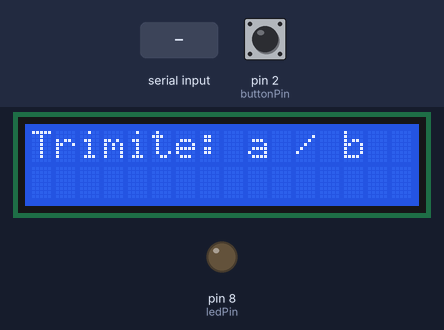
The sketch below on a simulated Arduino Uno, built with avr-gcc and run on an emulated ATmega328P. Parts: 16×2 character LCD, output pins drawn as LEDs (lit = HIGH). The test bench sets the inputs (shaded band); at power-on: pin 2 (buttonPin) LOW. What the sketch prints to the serial monitor is not drawn.

Above: at 1.2 s.
1.3 s: "a" received over Serial
At 1.7 s:
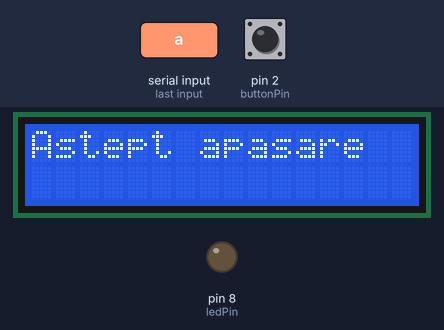
2.8 s: pin 2 (buttonPin) pulled HIGH for 0.15 s
At 4.0 s:
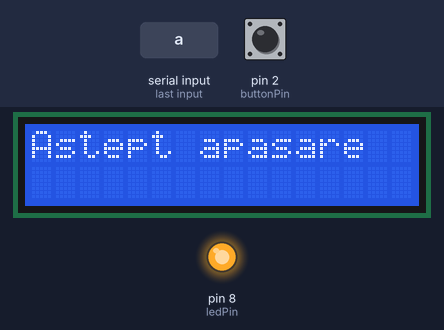
4.4 s: pin 2 (buttonPin) pulled HIGH for 1 s
At 5.2 s:
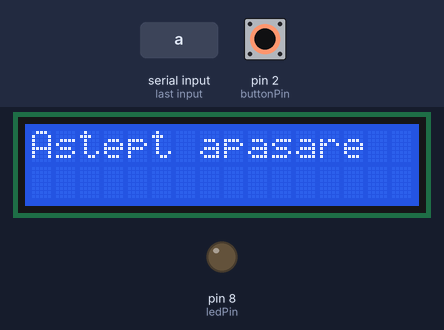
6.9 s: pin 2 (buttonPin) pulled HIGH for 3.2 s
At 8.3 s:
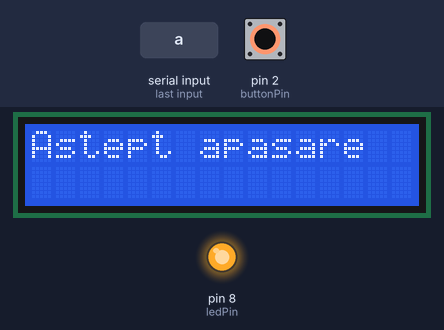
11.6 s: "b" received over Serial
At 12.0 s:
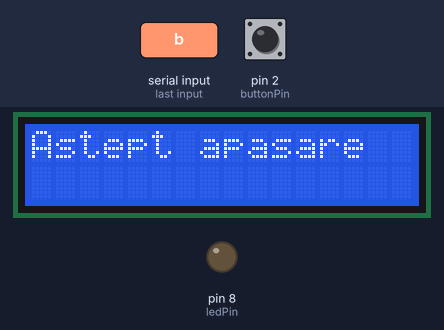
Timing chart, 0 to 14.1 s (numbered marks = the images above; inputs shaded):
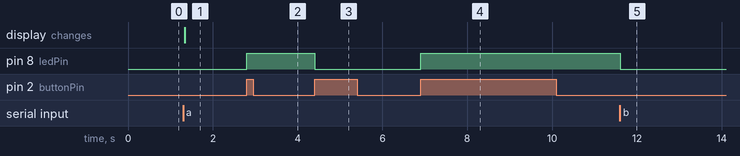

The sketch:

isr_proiect_final.ino
```cpp
#include <Wire.h>
#include <LiquidCrystal_I2C.h>

const int buttonPin = 2;
const int ledPin = 8;

volatile bool triggered = false;
volatile unsigned long lastInterruptTime = 0;

unsigned long t0 = 0, t1 = 0, delta = 0;
unsigned int countMode1 = 0;
unsigned int countMode2 = 0;
byte currentMode = 0;

bool blinkLed = false;
unsigned long lastBlinkTime = 0;
bool ledState = LOW;

bool toggleState = false;  // modificat: doar 2 stări (clipire / oprit)

LiquidCrystal_I2C lcd(0x27, 16, 2);

void setup() {
  Serial.begin(9600);
  pinMode(buttonPin, INPUT);
  pinMode(ledPin, OUTPUT);

  lcd.begin(16, 2);
  lcd.backlight();
  lcd.setCursor(0, 0);
  lcd.print("Trimite: a / b");

  Serial.println("Trimite 'a' pt ISR, 'b' pt attachInterrupt()");
}

void handlerMode1() {
  if (currentMode == 1) {
    unsigned long now = millis();
    if (now - lastInterruptTime > 300) {
      t0 = micros();
      triggered = true;
      countMode1++;
      lastInterruptTime = now;
    }
  }
}

void handlerMode2() {
  if (currentMode == 2) {
    unsigned long now = millis();
    if (now - lastInterruptTime > 300) {
      t0 = micros();
      triggered = true;
      countMode2++;
      lastInterruptTime = now;

      toggleState = !toggleState;

      if (toggleState) {
        blinkLed = true;  // LED clipește
      } else {
        blinkLed = false; // LED stins complet
        digitalWrite(ledPin, LOW);
      }
    }
  }
}

void loop() {
  if (Serial.available() > 0) {
    char cmd = Serial.read();

    if (cmd == 'a') {
      detachInterrupt(digitalPinToInterrupt(buttonPin));
      attachInterrupt(digitalPinToInterrupt(buttonPin), handlerMode1, RISING);
      currentMode = 1;
      blinkLed = false;
      toggleState = false;
      digitalWrite(ledPin, LOW);

      lcd.clear();
      lcd.setCursor(0, 0);
      lcd.print("Modul 1: ISR");
      lcd.setCursor(0, 1);
      lcd.print("Activat");
      //delay(1000);
      lcd.clear();
      lcd.setCursor(0, 0);
      lcd.print("Astept apasare");

      Serial.println("Modul 1 activat: ISR");
    } else if (cmd == 'b') {
      detachInterrupt(digitalPinToInterrupt(buttonPin));
      attachInterrupt(digitalPinToInterrupt(buttonPin), handlerMode2, RISING);
      currentMode = 2;
      blinkLed = false;
      toggleState = false;
      digitalWrite(ledPin, LOW);

      lcd.clear();
      lcd.setCursor(0, 0);
      lcd.print("Modul 2: attach");
      lcd.setCursor(0, 1);
      lcd.print("Activat");
     // delay(1000);
      lcd.clear();
      lcd.setCursor(0, 0);
      lcd.print("Astept apasare");

      Serial.println("Modul 2 activat: attachInterrupt()");
    }
  }

  if (triggered) {
    t1 = micros();
    delta = t1 - t0;

    if (currentMode == 1) {
      digitalWrite(ledPin, !digitalRead(ledPin));  // TOGGLE în mod 1
    }

    lcd.clear();
    lcd.setCursor(0, 0);
    lcd.print("Delay: ");
    lcd.print(delta);
    lcd.print("us");

    lcd.setCursor(0, 1);
    lcd.print("Mod ");
    lcd.print(currentMode);
    lcd.print(": ");
    lcd.print(currentMode == 1 ? countMode1 : countMode2);

    Serial.print("Delay: ");
    Serial.print(delta);
    Serial.print(" us | Mod: ");
    Serial.print(currentMode);
    Serial.print(" | Total: ");
    Serial.println(currentMode == 1 ? countMode1 : countMode2);

    //delay(1000);
    lcd.clear();
    lcd.setCursor(0, 0);
    lcd.print("Astept apasare");

    triggered = false;
  }

  // LED clipitor (în mod 2, dacă activat)
  if (currentMode == 2 && blinkLed) {
    if (millis() - lastBlinkTime > 500) {
      lastBlinkTime = millis();
      ledState = !ledState;
      digitalWrite(ledPin, ledState);
    }
  }
}
```

Measured:
- after the input at 1.3 s, the display: changes at once (image 1)
- after the input at 2.8 s, pin 8 (ledPin): LOW → HIGH at once
- after the input at 4.4 s, pin 8 (ledPin): HIGH → LOW at once
- after the input at 6.9 s, pin 8 (ledPin): LOW → HIGH at once
- after the input at 11.6 s, pin 8 (ledPin): HIGH → LOW at once
